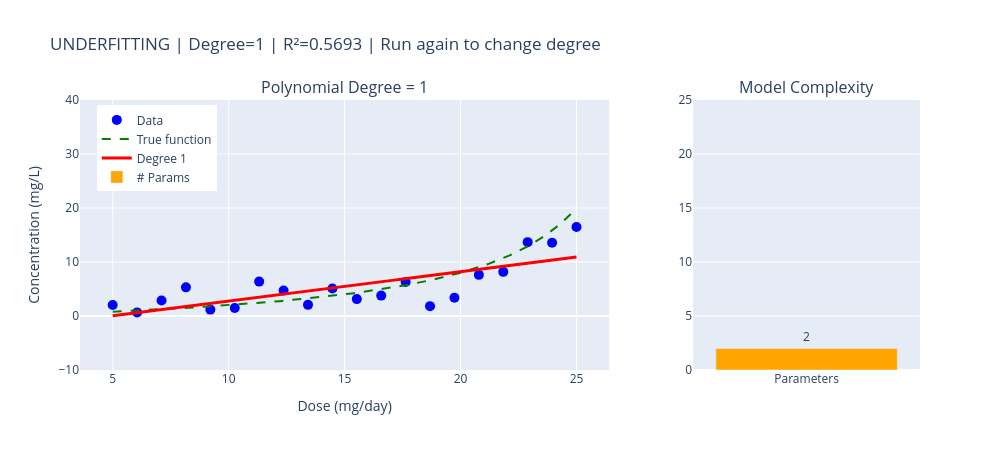

Notebook code cell kept with this figure:
### Markdown cell above
---
## 5. The Bias-Variance Tradeoff: Degree Selection

This is the most important concept in polynomial regression!

- **Low degree (underfitting)**: Model is too simple, high bias
- **High degree (overfitting)**: Model memorizes noise, high variance
- **Right degree**: Captures the pattern without memorizing noise

**Run the cell multiple times** to cycle through degrees 1 → 3 → 10 → 20

### Code cell
# Degree Selection - Underfitting vs Overfitting
import numpy as np
import plotly.graph_objects as go
from plotly.subplots import make_subplots

# --- TOGGLE LOGIC ---
try:
    degree_idx
except NameError:
    degree_idx = -1

degrees = [1, 3, 10, 20]
degree_idx = (degree_idx + 1) % len(degrees)
current_degree = degrees[degree_idx]

# --- 1. DATA (fewer points to show overfitting) ---
# Simulated pharmacokinetic study - no real patient data is used.
np.random.seed(42)
n_points = 20
# Daily dose of an orally administered drug (5 to 25 mg/day)
dose = np.linspace(5, 25, n_points)

# Steady-state plasma concentration under SATURABLE (capacity-limited) elimination.
# Michaelis-Menten:  Css = Km * Dose / (Vmax - Dose)
#   Vmax = 30 mg/day is the most the metabolizing enzyme can clear in a day
#   Km   = 4  mg/L   is the concentration at half-maximal clearance
# Well below Vmax the enzyme has spare capacity and concentration rises almost
# in step with dose. As the dose approaches Vmax the enzyme saturates, each extra
# milligram is cleared more slowly, and concentration rises FASTER than dose.
Vmax, Km = 30.0, 4.0
true_conc = Km * dose / (Vmax - dose)
conc = true_conc + np.random.normal(0, 2.5, n_points)
conc = np.maximum(conc, 0.2)  # Concentration can't be negative

# --- 2. FIT POLYNOMIAL ---
X_poly = np.column_stack([dose**i for i in range(current_degree + 1)])

# Use ridge regression for numerical stability with high degrees
lambda_reg = 1e-10
theta = np.linalg.solve(
    X_poly.T @ X_poly + lambda_reg * np.eye(current_degree + 1),
    X_poly.T @ conc
)

# Predictions
dose_smooth = np.linspace(5, 25, 500)
X_smooth = np.column_stack([dose_smooth**i for i in range(current_degree + 1)])
pred_smooth = X_smooth @ theta

# Training predictions for R²
pred_train = X_poly @ theta
ss_res = np.sum((conc - pred_train)**2)
ss_tot = np.sum((conc - np.mean(conc))**2)
r2_train = 1 - ss_res / ss_tot

# Determine status
if current_degree == 1:
    status_label = "UNDERFITTING"
    status_color = "orange"
elif current_degree == 3:
    status_label = "GOOD FIT"
    status_color = "green"
else:
    status_label = "OVERFITTING"
    status_color = "red"

# --- 3. VISUALIZE ---
fig = make_subplots(
    rows=1, cols=2,
    column_widths=[0.7, 0.3],
    subplot_titles=(
        f'Polynomial Degree = {current_degree}',
        'Model Complexity'
    )
)

# Data points
fig.add_trace(go.Scatter(
    x=dose, y=conc,
    mode='markers',
    marker=dict(size=10, color='blue'),
    name='Data'
), row=1, col=1)

# True function
fig.add_trace(go.Scatter(
    x=dose_smooth, y=Km * dose_smooth / (Vmax - dose_smooth),
    mode='lines',
    line=dict(color='green', width=2, dash='dash'),
    name='True function'
), row=1, col=1)

# Fitted polynomial
fig.add_trace(go.Scatter(
    x=dose_smooth, y=pred_smooth,
    mode='lines',
    line=dict(color='red', width=3),
    name=f'Degree {current_degree}'
), row=1, col=1)

# Complexity indicator
fig.add_trace(go.Bar(
    x=['Parameters'],
    y=[current_degree + 1],
    marker_color=status_color,
    text=[f'{current_degree + 1}'],
    textposition='outside',
    name='# Params'
), row=1, col=2)

fig.update_xaxes(title_text="Dose (mg/day)", row=1, col=1)
fig.update_yaxes(title_text="Concentration (mg/L)", range=[-10, 40], row=1, col=1)
fig.update_yaxes(range=[0, 25], row=1, col=2)

fig.update_layout(
    title=f'{status_label} | Degree={current_degree} | R²={r2_train:.4f} | Run again to change degree',
    width=1000, height=450,
    showlegend=True,
    legend=dict(x=0.02, y=0.98)
)

fig.show()

print(f"\nDegree {current_degree}: {current_degree + 1} parameters")
if current_degree == 1:
    print("→ Too simple! A straight line cannot bend with the saturation curve.")
elif current_degree == 3:
    print("→ Just right! Tracks the saturating dose-concentration curve.")
elif current_degree == 10:
    print("→ Starting to overfit. Wiggles appearing between patients.")
else:
    print("→ Severe overfitting! Memorizing assay noise, wild oscillations.")
    print("   A dose-response curve like this would be dangerous to titrate against.")

### Figure 1 — Plotly figure (JSON) as saved in the notebook; plotly's stock layout.template omitted (floating-point values rounded to 4 significant figures; data arrays with more than 128 entries replaced by an {"elided": "..."} marker saying what was removed)
{"data": [{"marker": {"color": "blue", "size": 10}, "mode": "markers", "name": "Data", "type": "scatter", "x": [5.0, 6.053, 7.105, 8.158, 9.211, 10.26, 11.32, 12.37, 13.42, 14.47, 15.53, 16.58, 17.63, 18.68, 19.74, 20.79, 21.84, 22.89, 23.95, 25.0], "xaxis": "x", "y": [2.042, 0.6653, 2.861, 5.302, 1.187, 1.495, 6.371, 4.725, 2.064, 5.085, 3.132, 3.777, 6.307, 1.821, 3.38, 7.623, 8.178, 13.67, 13.56, 16.47], "yaxis": "y"}, {"line": {"color": "green", "dash": "dash", "width": 2}, "mode": "lines", "name": "True function", "type": "scatter", "x": {"elided": "500 float values"}, "xaxis": "x", "y": {"elided": "500 float values"}, "yaxis": "y"}, {"line": {"color": "red", "width": 3}, "mode": "lines", "name": "Degree 1", "type": "scatter", "x": {"elided": "500 float values"}, "xaxis": "x", "y": {"elided": "500 float values"}, "yaxis": "y"}, {"marker": {"color": "orange"}, "name": "# Params", "text": ["2"], "textposition": "outside", "type": "bar", "x": ["Parameters"], "xaxis": "x2", "y": [2], "yaxis": "y2"}], "layout": {"annotations": [{"font": {"size": 16}, "showarrow": false, "text": "Polynomial Degree = 1", "x": 0.315, "xanchor": "center", "xref": "paper", "y": 1.0, "yanchor": "bottom", "yref": "paper"}, {"font": {"size": 16}, "showarrow": false, "text": "Model Complexity", "x": 0.865, "xanchor": "center", "xref": "paper", "y": 1.0, "yanchor": "bottom", "yref": "paper"}], "height": 450, "legend": {"x": 0.02, "y": 0.98}, "showlegend": true, "title": {"text": "UNDERFITTING | Degree=1 | R²=0.5693 | Run again to change degree"}, "width": 1000, "xaxis": {"anchor": "y", "domain": [0.0, 0.63], "title": {"text": "Dose (mg/day)"}}, "xaxis2": {"anchor": "y2", "domain": [0.73, 1.0]}, "yaxis": {"anchor": "x", "domain": [0.0, 1.0], "range": [-10, 40], "title": {"text": "Concentration (mg/L)"}}, "yaxis2": {"anchor": "x2", "domain": [0.0, 1.0], "range": [0, 25]}}}
